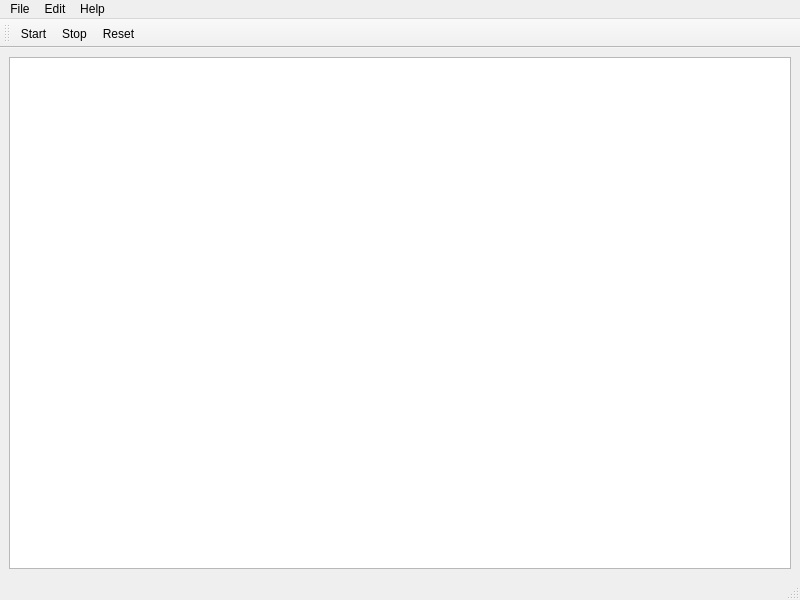
<?xml version="1.0" encoding="UTF-8"?>
<ui version="4.0">
 <class>MainWindow</class>
 <widget class="QMainWindow" name="MainWindow">
  <property name="geometry">
   <rect>
    <x>0</x>
    <y>0</y>
    <width>800</width>
    <height>600</height>
   </rect>
  </property>
  <property name="windowTitle">
   <string>Game of Life</string>
  </property>
  <widget class="QWidget" name="centralwidget">
   <layout class="QHBoxLayout" name="horizontalLayout">
    <item>
     <widget class="BoardView" name="board"/>
    </item>
   </layout>
  </widget>
  <widget class="QMenuBar" name="menubar">
   <property name="geometry">
    <rect>
     <x>0</x>
     <y>0</y>
     <width>800</width>
     <height>21</height>
    </rect>
   </property>
   <widget class="QMenu" name="menuFile">
    <property name="title">
     <string>File</string>
    </property>
    <addaction name="actionSave"/>
    <addaction name="actionOpen"/>
    <addaction name="separator"/>
    <addaction name="actionExit"/>
   </widget>
   <widget class="QMenu" name="menuEdit">
    <property name="title">
     <string>Edit</string>
    </property>
    <addaction name="actionStart"/>
    <addaction name="actionStop"/>
    <addaction name="actionReset"/>
   </widget>
   <widget class="QMenu" name="menuHelp">
    <property name="title">
     <string>Help</string>
    </property>
    <addaction name="actionHelp"/>
   </widget>
   <addaction name="menuFile"/>
   <addaction name="menuEdit"/>
   <addaction name="menuHelp"/>
  </widget>
  <widget class="QStatusBar" name="statusBar"/>
  <widget class="QToolBar" name="toolBar">
   <property name="windowTitle">
    <string>toolBar</string>
   </property>
   <attribute name="toolBarArea">
    <enum>TopToolBarArea</enum>
   </attribute>
   <attribute name="toolBarBreak">
    <bool>false</bool>
   </attribute>
   <addaction name="actionStart"/>
   <addaction name="actionStop"/>
   <addaction name="actionReset"/>
  </widget>
  <action name="actionStart">
   <property name="icon">
    <iconset resource="icons.qrc">
     <normaloff>:/icons/play.png</normaloff>:/icons/play.png</iconset>
   </property>
   <property name="text">
    <string>Start</string>
   </property>
  </action>
  <action name="actionStop">
   <property name="icon">
    <iconset resource="icons.qrc">
     <normaloff>:/icons/pause.png</normaloff>:/icons/pause.png</iconset>
   </property>
   <property name="text">
    <string>Stop</string>
   </property>
  </action>
  <action name="actionReset">
   <property name="icon">
    <iconset resource="icons.qrc">
     <normaloff>:/icons/stop.png</normaloff>:/icons/stop.png</iconset>
   </property>
   <property name="text">
    <string>Reset</string>
   </property>
  </action>
  <action name="actionSave">
   <property name="icon">
    <iconset resource="icons.qrc">
     <normaloff>:/icons/save.png</normaloff>:/icons/save.png</iconset>
   </property>
   <property name="text">
    <string>Save</string>
   </property>
  </action>
  <action name="actionOpen">
   <property name="icon">
    <iconset resource="icons.qrc">
     <normaloff>:/icons/open.png</normaloff>:/icons/open.png</iconset>
   </property>
   <property name="text">
    <string>Open</string>
   </property>
  </action>
  <action name="actionExit">
   <property name="text">
    <string>Exit</string>
   </property>
  </action>
  <action name="actionHelp">
   <property name="text">
    <string>Help</string>
   </property>
  </action>
 </widget>
 <customwidgets>
  <customwidget>
   <class>BoardView</class>
   <extends>QGraphicsView</extends>
   <header>gol</header>
  </customwidget>
 </customwidgets>
 <resources>
  <include location="icons.qrc"/>
 </resources>
 <connections>
  <connection>
   <sender>actionStart</sender>
   <signal>triggered()</signal>
   <receiver>board</receiver>
   <slot>start()</slot>
   <hints>
    <hint type="sourcelabel">
     <x>-1</x>
     <y>-1</y>
    </hint>
    <hint type="destinationlabel">
     <x>399</x>
     <y>311</y>
    </hint>
   </hints>
  </connection>
  <connection>
   <sender>actionStop</sender>
   <signal>triggered()</signal>
   <receiver>board</receiver>
   <slot>stop()</slot>
   <hints>
    <hint type="sourcelabel">
     <x>-1</x>
     <y>-1</y>
    </hint>
    <hint type="destinationlabel">
     <x>399</x>
     <y>311</y>
    </hint>
   </hints>
  </connection>
  <connection>
   <sender>actionReset</sender>
   <signal>triggered()</signal>
   <receiver>board</receiver>
   <slot>reset()</slot>
   <hints>
    <hint type="sourcelabel">
     <x>-1</x>
     <y>-1</y>
    </hint>
    <hint type="destinationlabel">
     <x>399</x>
     <y>311</y>
    </hint>
   </hints>
  </connection>
  <connection>
   <sender>actionExit</sender>
   <signal>triggered()</signal>
   <receiver>MainWindow</receiver>
   <slot>close()</slot>
   <hints>
    <hint type="sourcelabel">
     <x>-1</x>
     <y>-1</y>
    </hint>
    <hint type="destinationlabel">
     <x>399</x>
     <y>299</y>
    </hint>
   </hints>
  </connection>
 </connections>
 <slots>
  <slot>start()</slot>
  <slot>stop()</slot>
  <slot>reset()</slot>
 </slots>
</ui>
